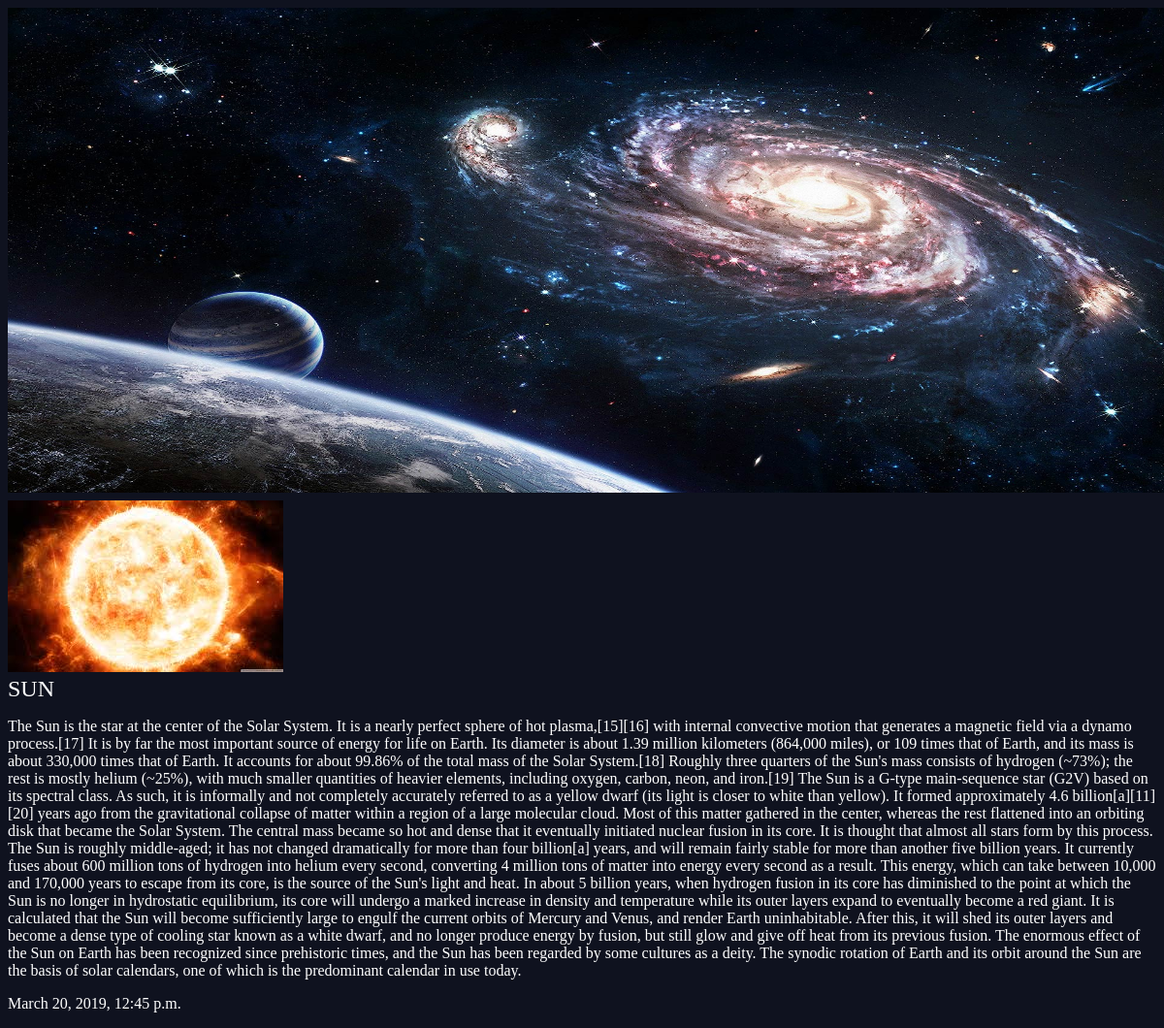
The page /articles/sun/ on the database its author committed.
### articles/models.py (models this page shows)
class Article(models.Model):
    title = models.CharField(max_length=100)
    slug = models.SlugField()
    body = models.TextField()
    date = models.DateTimeField(auto_now_add=True)
    thumb = models.ImageField(default='default.png',blank=True)

### articles/views.py (the view)
# urls.py: url(r'^(?P<slug>[\w-]+)/$',views.article_detail, name="detail"),
def article_detail(request,slug):
    article = Article.objects.get(slug=slug)
    return render(request,'articles/article_detail.html',{'article':article})

### articles/templates/articles/article_detail.html
{% extends 'base_layout.html' %}
{% block content %}
<div class="article-detail">
  <div class="article">
    <img src="{{ article.thumb.url}}"/>
    <h2>{{ article.title }}</h2>
    <p>{{ article.body }}</p>
    <p>{{ article.date }}</p>
  </div>
</div>
{% endblock %}

### assets/style.css (style rules this page uses)
body { background-color:#0f121f; background-repeat-y: no-repeat; color: #fff; }
h1,h2,h3,h4,h5 { font-weight: normal; margin:0; }
img { width:"100px"; height:"100px"; }

### rows shown on the page
Article: thumb (picture), title "SUN", body "The Sun is the star at the center of the Solar System. It is a nearly perfect sphere of hot plasma,[15][16] with internal convective motion that generates a magnetic field via a dynamo process.[17] It is by far the most important source of energy for life on Earth. Its diameter is about 1.39 million kilometers (864,000 miles), or 109 times that of Earth, and its mass is about 330,000 times that of Earth. It accounts for about 99.86% of the total mass of the Solar System.[18] Roughly three quarters of the Sun's mass consists of hydrogen (~73%); the rest is mostly helium (~25%), with much smaller quantities of heavier elements, including oxygen, carbon, neon, and iron.[19] The Sun is a G-type…", date "March 20, 2019, 12:45 p.m."
